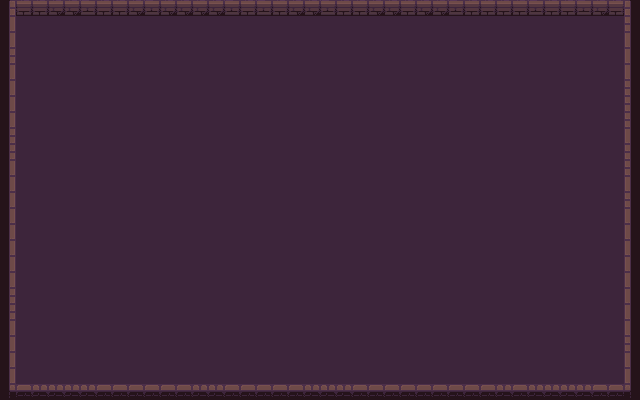

Tiled map render using the project's own tile images. Description and the whole map definition, tile-layer contents included, below:
An orthogonal 40x25 tile map with 16x16 px tiles, 1 tile layer (Tile Layer 1) and 4 objects.

<map version="1.10" tiledversion="1.11.0" orientation="orthogonal" renderorder="right-down" width="40" height="25" tilewidth="16" tileheight="16" infinite="0" nextlayerid="3" nextobjectid="10">
 <tileset firstgid="1" source="Dungeon_Tileset.tsx" />
 <layer id="1" name="Tile Layer 1" width="40" height="25">
  <data encoding="csv">
1,2,2,4,4,3,5,5,4,3,4,4,4,4,3,5,3,2,4,4,3,5,2,4,4,2,4,4,3,2,2,5,2,3,2,2,3,4,5,6,
11,24,24,24,24,24,24,24,24,24,24,24,24,24,24,24,24,24,24,24,24,24,24,24,24,24,24,24,24,24,24,24,24,24,24,24,24,24,24,26,
31,24,24,24,24,24,24,24,24,24,24,24,24,24,24,24,24,24,24,24,24,24,24,24,24,24,24,24,24,24,24,24,24,24,24,24,24,24,24,16,
21,24,24,24,24,24,24,24,24,24,24,24,24,24,24,24,24,24,24,24,24,24,24,24,24,24,24,24,24,24,24,24,24,24,24,24,24,24,24,16,
31,24,24,24,24,24,24,24,24,24,24,24,24,24,24,24,24,24,24,24,24,24,24,24,24,24,24,24,24,24,24,24,24,24,24,24,24,24,24,16,
31,24,24,24,24,24,24,24,24,24,24,24,24,24,24,24,24,24,24,24,24,24,24,24,24,24,24,24,24,24,24,24,24,24,24,24,24,24,24,26,
31,24,24,24,24,24,24,24,24,24,24,24,24,24,24,24,24,24,24,24,24,24,24,24,24,24,24,24,24,24,24,24,24,24,24,24,24,24,24,26,
31,24,24,24,24,24,24,24,24,24,24,24,24,24,24,24,24,24,24,24,24,24,24,24,24,24,24,24,24,24,24,24,24,24,24,24,24,24,24,26,
21,24,24,24,24,24,24,24,24,24,24,24,24,24,24,24,24,24,24,24,24,24,24,24,24,24,24,24,24,24,24,24,24,24,24,24,24,24,24,16,
21,24,24,24,24,24,24,24,24,24,24,24,24,24,24,24,24,24,24,24,24,24,24,24,24,24,24,24,24,24,24,24,24,24,24,24,24,24,24,26,
11,24,24,24,24,24,24,24,24,24,24,24,24,24,24,24,24,24,24,24,24,24,24,24,24,24,24,24,24,24,24,24,24,24,24,24,24,24,24,26,
31,24,24,24,24,24,24,24,24,24,24,24,24,24,24,24,24,24,24,24,24,24,24,24,24,24,24,24,24,24,24,24,24,24,24,24,24,24,24,16,
31,24,24,24,24,24,24,24,24,24,24,24,24,24,24,24,24,24,24,24,24,24,24,24,24,24,24,24,24,24,24,24,24,24,24,24,24,24,24,26,
31,24,24,24,24,24,24,24,24,24,24,24,24,24,24,24,24,24,24,24,24,24,24,24,24,24,24,24,24,24,24,24,24,24,24,24,24,24,24,16,
31,24,24,24,24,24,24,24,24,24,24,24,24,24,24,24,24,24,24,24,24,24,24,24,24,24,24,24,24,24,24,24,24,24,24,24,24,24,24,16,
31,24,24,24,24,24,24,24,24,24,24,24,24,24,24,24,24,24,24,24,24,24,24,24,24,24,24,24,24,24,24,24,24,24,24,24,24,24,24,16,
31,24,24,24,24,24,24,24,24,24,24,24,24,24,24,24,24,24,24,24,24,24,24,24,24,24,24,24,24,24,24,24,24,24,24,24,24,24,24,16,
31,24,24,24,24,24,24,24,24,24,24,24,24,24,24,24,24,24,24,24,24,24,24,24,24,24,24,24,24,24,24,24,24,24,24,24,24,24,24,16,
21,24,24,24,24,24,24,24,24,24,24,24,24,24,24,24,24,24,24,24,24,24,24,24,24,24,24,24,24,24,24,24,24,24,24,24,24,24,24,16,
21,24,24,24,24,24,24,24,24,24,24,24,24,24,24,24,24,24,24,24,24,24,24,24,24,24,24,24,24,24,24,24,24,24,24,24,24,24,24,16,
11,24,24,24,24,24,24,24,24,24,24,24,24,24,24,24,24,24,24,24,24,24,24,24,24,24,24,24,24,24,24,24,24,24,24,24,24,24,24,16,
11,24,24,24,24,24,24,24,24,24,24,24,24,24,24,24,24,24,24,24,24,24,24,24,24,24,24,24,24,24,24,24,24,24,24,24,24,24,24,26,
11,24,24,24,24,24,24,24,24,24,24,24,24,24,24,24,24,24,24,24,24,24,24,24,24,24,24,24,24,24,24,24,24,24,24,24,24,24,24,16,
11,24,24,24,24,24,24,24,24,24,24,24,24,24,24,24,24,24,24,24,24,24,24,24,24,24,24,24,24,24,24,24,24,24,24,24,24,24,24,16,
41,42,43,43,43,43,45,45,42,42,42,42,44,44,42,42,42,42,42,44,44,44,42,42,42,42,42,42,42,42,42,44,42,44,44,44,44,42,42,46
</data>
 </layer>
 <objectgroup id="2" name="Collisions">
  <object id="3" x="1.33333" y="-0.666667" width="14.6667" height="415.333" />
  <object id="5" x="6" y="385" width="631.5" height="14" />
  <object id="7" x="624" y="-1.5" width="26.5" height="399.5" />
  <object id="8" x="-0.590909" y="-19.0455" width="665.5" height="27" />
 </objectgroup>
</map>
